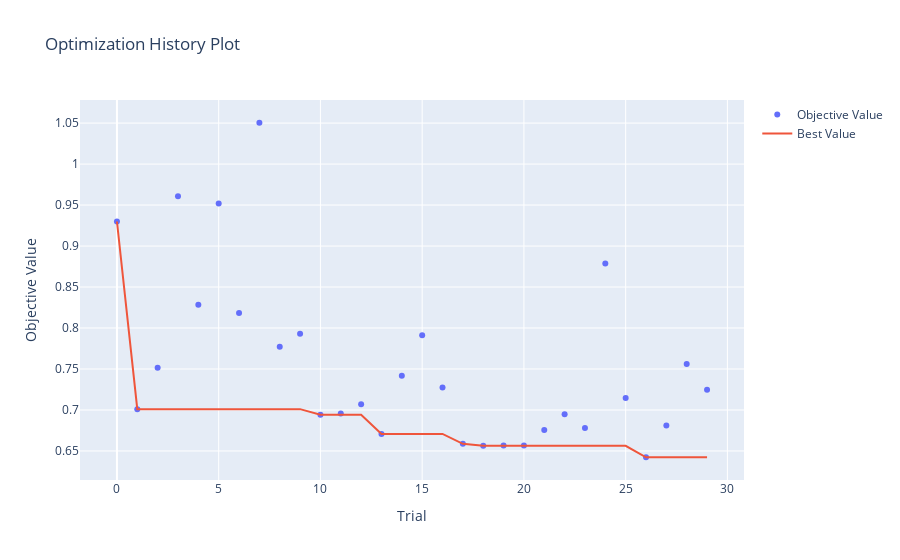

Notebook code cell kept with this figure:
### Code cell
# 하이퍼파라미터 최적화 과정을 확인
optuna.visualization.plot_optimization_history(study_cat)

### Figure 1 — Plotly figure (JSON) as saved in the notebook; plotly's stock layout.template omitted (floating-point values rounded to 4 significant figures)
{"data": [{"mode": "markers", "name": "Objective Value", "type": "scatter", "x": [0, 1, 2, 3, 4, 5, 6, 7, 8, 9, 10, 11, 12, 13, 14, 15, 16, 17, 18, 19, 20, 21, 22, 23, 24, 25, 26, 27, 28, 29], "y": [0.9299, 0.701, 0.7515, 0.9608, 0.8284, 0.9519, 0.8182, 1.05, 0.7771, 0.7931, 0.6942, 0.6957, 0.7071, 0.6708, 0.7418, 0.7912, 0.7273, 0.6586, 0.6562, 0.6567, 0.6566, 0.6757, 0.6949, 0.6779, 0.8787, 0.7147, 0.6423, 0.6809, 0.756, 0.7246]}, {"mode": "lines", "name": "Best Value", "type": "scatter", "x": [0, 1, 2, 3, 4, 5, 6, 7, 8, 9, 10, 11, 12, 13, 14, 15, 16, 17, 18, 19, 20, 21, 22, 23, 24, 25, 26, 27, 28, 29], "y": [0.9299, 0.701, 0.701, 0.701, 0.701, 0.701, 0.701, 0.701, 0.701, 0.701, 0.6942, 0.6942, 0.6942, 0.6708, 0.6708, 0.6708, 0.6708, 0.6586, 0.6562, 0.6562, 0.6562, 0.6562, 0.6562, 0.6562, 0.6562, 0.6562, 0.6423, 0.6423, 0.6423, 0.6423]}, {"marker": {"color": "#cccccc"}, "mode": "markers", "name": "Infeasible Trial", "showlegend": false, "type": "scatter", "x": [], "y": []}], "layout": {"title": {"text": "Optimization History Plot"}, "xaxis": {"title": {"text": "Trial"}}, "yaxis": {"title": {"text": "Objective Value"}}}}
